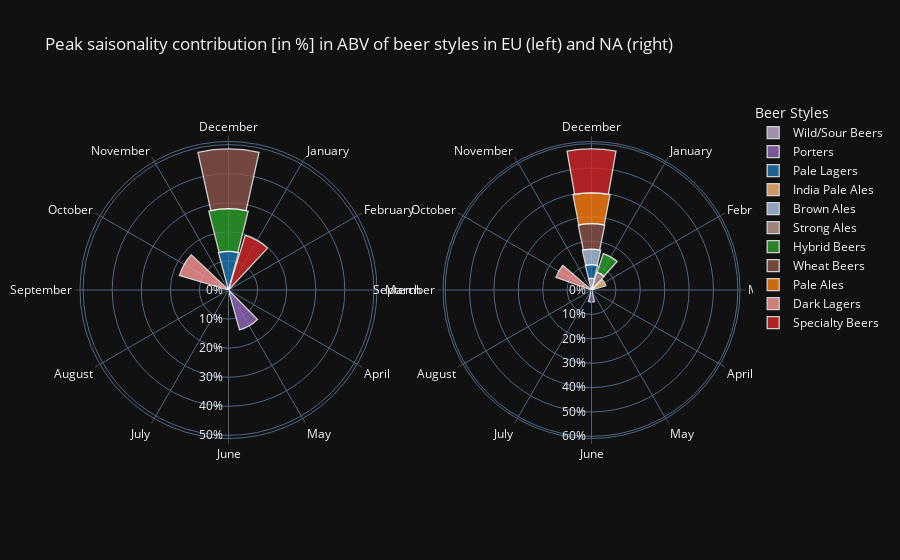

This figure's notebook cell:
### Markdown cell above
In the following we use plotly to depict the relative seasonality contribution of each beer styles and additionally show the phase (=month) of the peak in ABv

### Code cell
import plotly.graph_objects as go
from plotly.subplots import make_subplots

# Create a dictionary to map month names to corresponding angles
month_angles = {
    'January': 60,
    'February': 30,
    'March': 0,
    'April': 330,
    'May': 300,
    'June': 270,
    'July': 240,
    'August': 210,
    'September': 180,
    'October': 150,
    'November': 120,
    'December': 90
}

# Create traces for EU and NA for each style
traces_EU = []
for val, style in enumerate(max_df_EU['style']):
    trace = go.Barpolar(
        r=max_df_EU[max_df_EU['style'] == style]['normalized_max'],
        theta=[month_angles[month] for month in max_df_EU[max_df_EU['style'] == style]['phase']], 
        text=max_df_EU[max_df_EU['style'] == style]['style'],
        name=style,
        marker_color=max_df_EU[max_df_EU['style'] == style]['hex_color'], 
        marker_line_color="white",
        marker_line_width=1.3,
        opacity=0.8,
        legendgroup=style, # group styles together in legend for both subplots to link the legend with both subplots for interaction
        showlegend=False, # only show legend for NA, since it covers all styles in EU as well
        width=30-val # reduce the width a little per iteration to narrow it down a bit for the stacked bars
    )
    traces_EU.append(trace)

traces_NA = []
for val, style in enumerate(max_df_NA['style']):
    trace = go.Barpolar(
        r=max_df_NA[max_df_NA['style'] == style]['normalized_max'],
        theta=[month_angles[month] for month in max_df_NA[max_df_NA['style'] == style]['phase']],
        text=max_df_NA[max_df_NA['style'] == style]['style'],
        name=style,
        marker_color=max_df_NA[max_df_NA['style'] == style]['hex_color'],
        marker_line_color="white",
        marker_line_width=1.3,
        opacity=0.8,
        legendgroup=style,
        width=30-val
    )
    traces_NA.append(trace)

# create two subplots for EU and NA
fig = make_subplots(
    rows=1, cols=2,
    specs=[[{"type": "polar"}, {"type": "polar"}]]
)
for trace in traces_EU:
    fig.add_trace(trace, row=1, col=1)
for trace in traces_NA:
    fig.add_trace(trace, row=1, col=2)

# Update layout for EU and NA
fig.update_layout(
    template='plotly_dark',
    polar1=dict(
        radialaxis=dict(range=[0, max_df_EU[max_df_EU['phase'] == 'December'].sum()], tick0=0, dtick=0.1, tickangle=270, angle=270, 
                        tickformat='.0%', hoverformat='.2%'), 
        # NOTE: tick format for better readability, hover format for higher accuracy when hovering over the bars, also tick in -y direction to not obscure any bars
        angularaxis=dict(showticklabels=True, ticks='outside', tickvals=list(month_angles.values()), ticktext=list(month_angles.keys()))
    ),
    polar2=dict(
        radialaxis=dict(range=[0, max_df_NA[max_df_NA['phase'] == 'December'].sum()], tick0=0, dtick=0.1, tickangle=270, angle=270, 
                        tickformat='.0%', hoverformat='.2%'),
        angularaxis=dict(showticklabels=True, ticks='outside', tickvals=list(month_angles.values()), ticktext=list(month_angles.keys()))
    ),
    # subplot titles unsuited for this, because of spacing issue due to printing the months outside the plot
    title_text='Peak saisonality contribution [in %] in ABV of beer styles in EU (left) and NA (right)', 
    barmode='stack', # stacked barplot 
    legend_title="Beer Styles",
    legend_tracegroupgap=0 # minimise gap between legend entries which is by default increased due to grouping
)

fig.show()

### Figure 1 — Plotly figure (JSON) as saved in the notebook; plotly's stock layout.template omitted (floating-point values rounded to 4 significant figures)
{"data": [{"legendgroup": "Pale Lagers", "marker": {"color": ["#1F77B4"], "line": {"color": "white", "width": 1.3}}, "name": "Pale Lagers", "opacity": 0.8, "r": [0.1328], "showlegend": false, "subplot": "polar", "text": ["Pale Lagers"], "theta": [90], "type": "barpolar", "width": 30}, {"legendgroup": "Porters", "marker": {"color": ["#9467BD"], "line": {"color": "white", "width": 1.3}}, "name": "Porters", "opacity": 0.8, "r": [0.1422], "showlegend": false, "subplot": "polar", "text": ["Porters"], "theta": [300], "type": "barpolar", "width": 29}, {"legendgroup": "Hybrid Beers", "marker": {"color": ["#2CA02C"], "line": {"color": "white", "width": 1.3}}, "name": "Hybrid Beers", "opacity": 0.8, "r": [0.1468], "showlegend": false, "subplot": "polar", "text": ["Hybrid Beers"], "theta": [90], "type": "barpolar", "width": 28}, {"legendgroup": "Dark Lagers", "marker": {"color": ["#FF9896"], "line": {"color": "white", "width": 1.3}}, "name": "Dark Lagers", "opacity": 0.8, "r": [0.1758], "showlegend": false, "subplot": "polar", "text": ["Dark Lagers"], "theta": [150], "type": "barpolar", "width": 27}, {"legendgroup": "Specialty Beers", "marker": {"color": ["#D62728"], "line": {"color": "white", "width": 1.3}}, "name": "Specialty Beers", "opacity": 0.8, "r": [0.1968], "showlegend": false, "subplot": "polar", "text": ["Specialty Beers"], "theta": [60], "type": "barpolar", "width": 26}, {"legendgroup": "Wheat Beers", "marker": {"color": ["#8C564B"], "line": {"color": "white", "width": 1.3}}, "name": "Wheat Beers", "opacity": 0.8, "r": [0.2056], "showlegend": false, "subplot": "polar", "text": ["Wheat Beers"], "theta": [90], "type": "barpolar", "width": 25}, {"legendgroup": "Wild/Sour Beers", "marker": {"color": ["#C5B0D5"], "line": {"color": "white", "width": 1.3}}, "name": "Wild/Sour Beers", "opacity": 0.8, "r": [0.04785], "subplot": "polar2", "text": ["Wild/Sour Beers"], "theta": [90], "type": "barpolar", "width": 30}, {"legendgroup": "Porters", "marker": {"color": ["#9467BD"], "line": {"color": "white", "width": 1.3}}, "name": "Porters", "opacity": 0.8, "r": [0.04909], "subplot": "polar2", "text": ["Porters"], "theta": [270], "type": "barpolar", "width": 29}, {"legendgroup": "Pale Lagers", "marker": {"color": ["#1F77B4"], "line": {"color": "white", "width": 1.3}}, "name": "Pale Lagers", "opacity": 0.8, "r": [0.05635], "subplot": "polar2", "text": ["Pale Lagers"], "theta": [90], "type": "barpolar", "width": 28}, {"legendgroup": "India Pale Ales", "marker": {"color": ["#FFBB78"], "line": {"color": "white", "width": 1.3}}, "name": "India Pale Ales", "opacity": 0.8, "r": [0.06093], "subplot": "polar2", "text": ["India Pale Ales"], "theta": [30], "type": "barpolar", "width": 27}, {"legendgroup": "Brown Ales", "marker": {"color": ["#AEC7E8"], "line": {"color": "white", "width": 1.3}}, "name": "Brown Ales", "opacity": 0.8, "r": [0.06324], "subplot": "polar2", "text": ["Brown Ales"], "theta": [90], "type": "barpolar", "width": 26}, {"legendgroup": "Strong Ales", "marker": {"color": ["#C49C94"], "line": {"color": "white", "width": 1.3}}, "name": "Strong Ales", "opacity": 0.8, "r": [0.07578], "subplot": "polar2", "text": ["Strong Ales"], "theta": [60], "type": "barpolar", "width": 25}, {"legendgroup": "Hybrid Beers", "marker": {"color": ["#2CA02C"], "line": {"color": "white", "width": 1.3}}, "name": "Hybrid Beers", "opacity": 0.8, "r": [0.08115], "subplot": "polar2", "text": ["Hybrid Beers"], "theta": [60], "type": "barpolar", "width": 24}, {"legendgroup": "Wheat Beers", "marker": {"color": ["#8C564B"], "line": {"color": "white", "width": 1.3}}, "name": "Wheat Beers", "opacity": 0.8, "r": [0.1044], "subplot": "polar2", "text": ["Wheat Beers"], "theta": [90], "type": "barpolar", "width": 23}, {"legendgroup": "Pale Ales", "marker": {"color": ["#FF7F0E"], "line": {"color": "white", "width": 1.3}}, "name": "Pale Ales", "opacity": 0.8, "r": [0.126], "subplot": "polar2", "text": ["Pale Ales"], "theta": [90], "type": "barpolar", "width": 22}, {"legendgroup": "Dark Lagers", "marker": {"color": ["#FF9896"], "line": {"color": "white", "width": 1.3}}, "name": "Dark Lagers", "opacity": 0.8, "r": [0.1547], "subplot": "polar2", "text": ["Dark Lagers"], "theta": [150], "type": "barpolar", "width": 21}, {"legendgroup": "Specialty Beers", "marker": {"color": ["#D62728"], "line": {"color": "white", "width": 1.3}}, "name": "Specialty Beers", "opacity": 0.8, "r": [0.1805], "subplot": "polar2", "text": ["Specialty Beers"], "theta": [90], "type": "barpolar", "width": 20}], "layout": {"barmode": "stack", "legend": {"title": {"text": "Beer Styles"}, "tracegroupgap": 0}, "polar": {"angularaxis": {"showticklabels": true, "ticks": "outside", "ticktext": ["January", "February", "March", "April", "May", "June", "July", "August", "September", "October", "November", "December"], "tickvals": [60, 30, 0, 330, 300, 270, 240, 210, 180, 150, 120, 90]}, "domain": {"x": [0, 0.45], "y": [0, 1]}, "radialaxis": {"angle": -90, "dtick": 0.1, "hoverformat": ".2%", "range": [0, ["Pale LagersHybrid BeersWheat Beers", 0.2021, 195, [0.1216, 0.4667, 0.7059, 0.1725, 0.6275, 0.1725, 0.549, 0.3373, 0.2941], "DecemberDecemberDecember", "#1F77B4#2CA02C#8C564B", 0.4852]], "tick0": 0, "tickangle": -90, "tickformat": ".0%"}}, "polar2": {"angularaxis": {"showticklabels": true, "ticks": "outside", "ticktext": ["January", "February", "March", "April", "May", "June", "July", "August", "September", "October", "November", "December"], "tickvals": [60, 30, 0, 330, 300, 270, 240, 210, 180, 150, 120, 90]}, "domain": {"x": [0.55, 1], "y": [0, 1]}, "radialaxis": {"angle": -90, "dtick": 0.1, "hoverformat": ".2%", "range": [0, ["Wild/Sour BeersPale LagersBrown AlesWheat BeersPale AlesSpecialty Beers", 0.7067, 390, [0.7725, 0.6902, 0.8353, 0.1216, 0.4667, 0.7059, 0.6824, 0.7804, 0.9098, 0.549, 0.3373, 0.2941, 1, 0.498, 0.0549, 0.8392, 0.1529, 0.1569], "DecemberDecemberDecemberDecemberDecemberDecember", "#C5B0D5#1F77B4#AEC7E8#8C564B#FF7F0E#D62728", 0.5784]], "tick0": 0, "tickangle": -90, "tickformat": ".0%"}}, "title": {"text": "Peak saisonality contribution [in %] in ABV of beer styles in EU (left) and NA (right)"}}}
